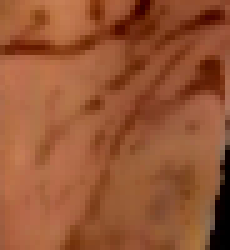
#> input picture anim_frames/CASIA_Orientation/0.jpg, 46 x 50 px (shown 5 times larger)
$ python -i cpd_transform.py   (imports and definitions only)   (older library calls are emulated)
#> lines starting #> are read from the running program, lines starting #| are printed output that depends on the picture
import yaml
import glob
from functools import partial
import matplotlib.pyplot as plt
from pycpd import deformable_registration
import numpy as np
from datetime import datetime
import argparse
import os
import cv2
from PIL import Image, ImageFilter
from scipy.ndimage import filters as scF


class CPDTransform:

    def __init__(self):
        self.draw_cpd = False
        self.debug_plot = False
        self.show_edges = False
        self.show_original = False
        self.show_anim_frame = False
        self.apply_mask = False
        self.max_iterations = 100000
        self.filter_size = 11
        self.amplitude = 3.0
        self.frames =['0.jpg', '1.jpg', '2.jpg', '3.jpg', '4.jpg', '5.jpg', '6.jpg', '7.jpg', '8.jpg', '9.jpg']
        self.deformations_anim = None

    def get_deformations(self, input_img):
        original_pos = None
        deformations_anim = []
        for frame in self.frames:
            fImg = Image.open(os.path.join(cfg['ANIM_FRAMES_PATH'], frame))
            # Resize it to the input frame size
            fImg = fImg.resize(input_img.size, Image.ANTIALIAS)
            if self.show_anim_frame:
                fImg.show()
            (fxImg, fEdgePos) = self.detect_edges(fImg, self.filter_size)

            if original_pos is None:
                original_pos = fEdgePos

            if self.show_edges:
                mImg = Image.blend(fImg.convert("RGBA"), fxImg.convert("RGBA"), alpha=0.5)
                mImg.show()

            X = fEdgePos.copy()
            Y = original_pos.copy()

            M01 = X[::4]
            N01 = Y[::4]
            reg2 = deformable_registration(alpha=2.0, beta=2.0, **{'X': M01.copy(), 'Y': N01.copy()},
                                           max_iterations=self.max_iterations, tolerance=1e-8)
            if self.draw_cpd:
                fig = plt.figure()
                fig.add_axes([0, 0, 1, 1])
                ax = fig.axes[0]
            else:
                ax = None
            callback = partial(self.callback_func, ax=ax)
            reg2.register(callback)
            M02 = N01
            N02 = reg2.transform_point_cloud(N01)
            deformations_anim.append([M02.astype(int), N02.astype(int)])
            # break
        return  deformations_anim

    # [103 lines left out: functions gen, detect_edges, callback_func, warpImage, get_mask, make_out_dir and 2 more, not called in this run]


# [37 lines not run here, left out]

>>> import cv2
>>> picture = cv2.imread('../anim_frames/CASIA_Orientation/0.jpg', cv2.IMREAD_GRAYSCALE)
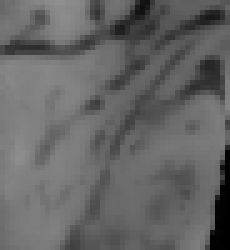
#> picture: shape (50, 46) (shown 5 times larger); min 0, max 143, mean 101.2
#> (the run stopped early here; a loop or call above may not have finished)
